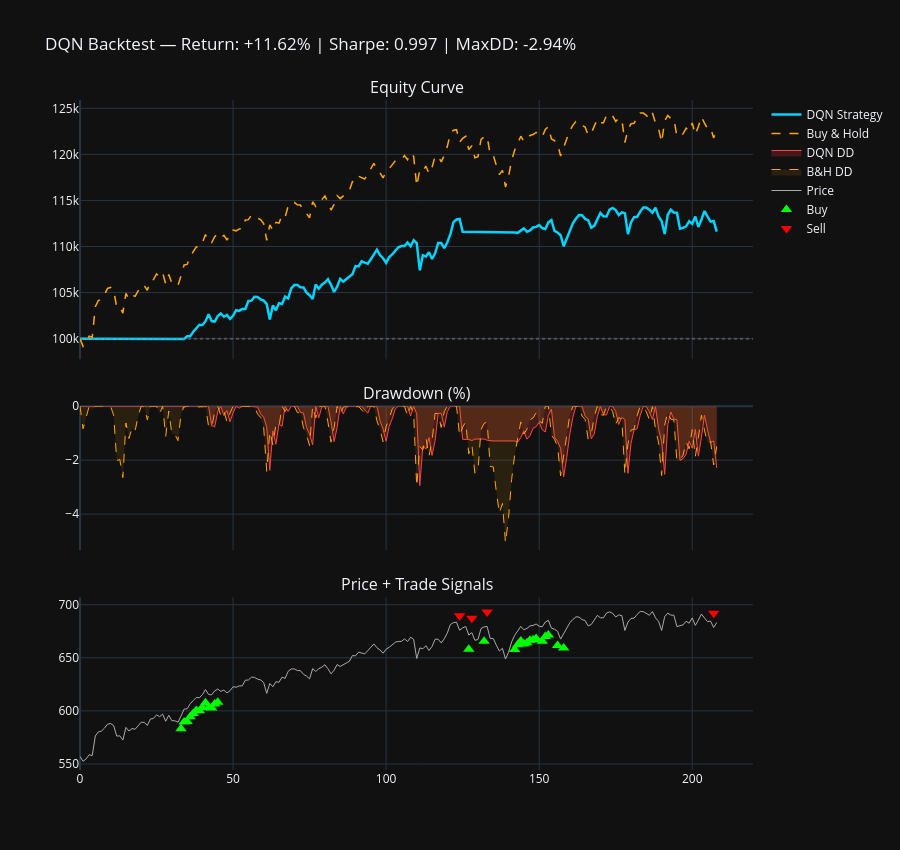

Notebook code cell kept with this figure:
### Markdown cell above
## 4. Equity Curve + Drawdown Chart

### Code cell
peak_strat = np.maximum.accumulate(port_history)
dd_strat   = (port_history - peak_strat) / peak_strat * 100

peak_bnh = np.maximum.accumulate(bnh_values)
dd_bnh   = (bnh_values - peak_bnh) / peak_bnh * 100

fig = make_subplots(
    rows=3, cols=1,
    shared_xaxes=True,
    subplot_titles=['Equity Curve', 'Drawdown (%)', 'Price + Trade Signals'],
    vertical_spacing=0.07,
    row_heights=[0.45, 0.25, 0.30]
)

steps = list(range(T))

# Equity curves
fig.add_trace(go.Scatter(x=steps, y=port_history,
                          line=dict(color='#00d4ff', width=2.5), name='DQN Strategy'), row=1, col=1)
fig.add_trace(go.Scatter(x=steps, y=bnh_values,
                          line=dict(color='#ffa500', width=1.5, dash='dash'), name='Buy & Hold'), row=1, col=1)
fig.add_hline(y=initial_cap, line_dash='dot', line_color='gray', opacity=0.5, row=1, col=1)

# Drawdown
fig.add_trace(go.Scatter(x=steps, y=dd_strat, fill='tozeroy',
                          line=dict(color='#ff4444', width=1), fillcolor='rgba(255,68,68,0.2)',
                          name='DQN DD'), row=2, col=1)
fig.add_trace(go.Scatter(x=steps, y=dd_bnh, fill='tozeroy',
                          line=dict(color='#ffa500', width=1, dash='dash'), fillcolor='rgba(255,165,0,0.1)',
                          name='B&H DD'), row=2, col=1)

# Price + signals
buy_steps  = [s for t,s,p,q in trade_log if t=='BUY'  and s < T]
sell_steps = [s for t,s,p,q in trade_log if t=='SELL' and s < T]
buy_prices  = [price_series[s] for s in buy_steps]
sell_prices = [price_series[s] for s in sell_steps]

fig.add_trace(go.Scatter(x=steps[:len(price_series)], y=price_series,
                          line=dict(color='#aaaaaa', width=1), name='Price'), row=3, col=1)
fig.add_trace(go.Scatter(x=buy_steps, y=[p*0.98 for p in buy_prices], mode='markers',
                          marker=dict(symbol='triangle-up', size=10, color='lime'), name='Buy'), row=3, col=1)
fig.add_trace(go.Scatter(x=sell_steps, y=[p*1.02 for p in sell_prices], mode='markers',
                          marker=dict(symbol='triangle-down', size=10, color='red'), name='Sell'), row=3, col=1)

fig.update_layout(
    height=850, template='plotly_dark',
    title=f'DQN Backtest — Return: {strategy_metrics["total_return"]:+.2f}% | '
          f'Sharpe: {strategy_metrics["sharpe"]:.3f} | MaxDD: {strategy_metrics["max_drawdown"]:.2f}%',
    showlegend=True
)
fig.show()
fig.write_html(str(METRICS / 'equity_curve.html'))
print('✅ Equity curve saved → results/metrics/equity_curve.html')

### Figure 1 — Plotly figure (JSON) as saved in the notebook; plotly's stock layout.template omitted (floating-point values rounded to 4 significant figures; data arrays with more than 128 entries replaced by an {"elided": "..."} marker saying what was removed)
{"data": [{"line": {"color": "#00d4ff", "width": 2.5}, "name": "DQN Strategy", "type": "scatter", "x": {"elided": "209 int values"}, "xaxis": "x", "y": {"elided": "209 float values"}, "yaxis": "y"}, {"line": {"color": "#ffa500", "dash": "dash", "width": 1.5}, "name": "Buy & Hold", "type": "scatter", "x": {"elided": "209 int values"}, "xaxis": "x", "y": {"elided": "209 float values"}, "yaxis": "y"}, {"fill": "tozeroy", "fillcolor": "rgba(255,68,68,0.2)", "line": {"color": "#ff4444", "width": 1}, "name": "DQN DD", "type": "scatter", "x": {"elided": "209 int values"}, "xaxis": "x2", "y": {"elided": "209 float values"}, "yaxis": "y2"}, {"fill": "tozeroy", "fillcolor": "rgba(255,165,0,0.1)", "line": {"color": "#ffa500", "dash": "dash", "width": 1}, "name": "B&H DD", "type": "scatter", "x": {"elided": "209 int values"}, "xaxis": "x2", "y": {"elided": "209 float values"}, "yaxis": "y2"}, {"line": {"color": "#aaaaaa", "width": 1}, "name": "Price", "type": "scatter", "x": {"elided": "209 int values"}, "xaxis": "x3", "y": {"elided": "209 float values"}, "yaxis": "y3"}, {"marker": {"color": "lime", "size": 10, "symbol": "triangle-up"}, "mode": "markers", "name": "Buy", "type": "scatter", "x": [33, 34, 35, 36, 37, 38, 39, 40, 41, 42, 43, 44, 45, 127, 132, 142, 143, 144, 145, 146, 147, 148, 149, 151, 152, 153, 156, 158], "xaxis": "x3", "y": [583.2, 589.6, 590.0, 594.6, 597.5, 600.4, 600.2, 602.9, 607.7, 603.2, 602.8, 606.4, 608.1, 658.0, 665.6, 657.8, 662.3, 665.9, 662.9, 664.1, 666.4, 666.9, 668.2, 665.6, 670.0, 671.6, 661.5, 659.2], "yaxis": "y3"}, {"marker": {"color": "red", "size": 10, "symbol": "triangle-down"}, "mode": "markers", "name": "Sell", "type": "scatter", "x": [124, 128, 133, 207], "xaxis": "x3", "y": [689.5, 687.2, 693.1, 692.0], "yaxis": "y3"}], "layout": {"annotations": [{"font": {"size": 16}, "showarrow": false, "text": "Equity Curve", "x": 0.5, "xanchor": "center", "xref": "paper", "y": 1, "yanchor": "bottom", "yref": "paper"}, {"font": {"size": 16}, "showarrow": false, "text": "Drawdown (%)", "x": 0.5, "xanchor": "center", "xref": "paper", "y": 0.543, "yanchor": "bottom", "yref": "paper"}, {"font": {"size": 16}, "showarrow": false, "text": "Price + Trade Signals", "x": 0.5, "xanchor": "center", "xref": "paper", "y": 0.258, "yanchor": "bottom", "yref": "paper"}], "height": 850, "shapes": [{"line": {"color": "gray", "dash": "dot"}, "opacity": 0.5, "type": "line", "x0": 0, "x1": 1, "xref": "x domain", "y0": 100000, "y1": 100000, "yref": "y"}], "showlegend": true, "title": {"text": "DQN Backtest — Return: +11.62% | Sharpe: 0.997 | MaxDD: -2.94%"}, "xaxis": {"anchor": "y", "domain": [0, 1], "matches": "x3", "showticklabels": false}, "xaxis2": {"anchor": "y2", "domain": [0, 1], "matches": "x3", "showticklabels": false}, "xaxis3": {"anchor": "y3", "domain": [0, 1]}, "yaxis": {"anchor": "x", "domain": [0.613, 1]}, "yaxis2": {"anchor": "x2", "domain": [0.328, 0.543]}, "yaxis3": {"anchor": "x3", "domain": [0, 0.258]}}}
